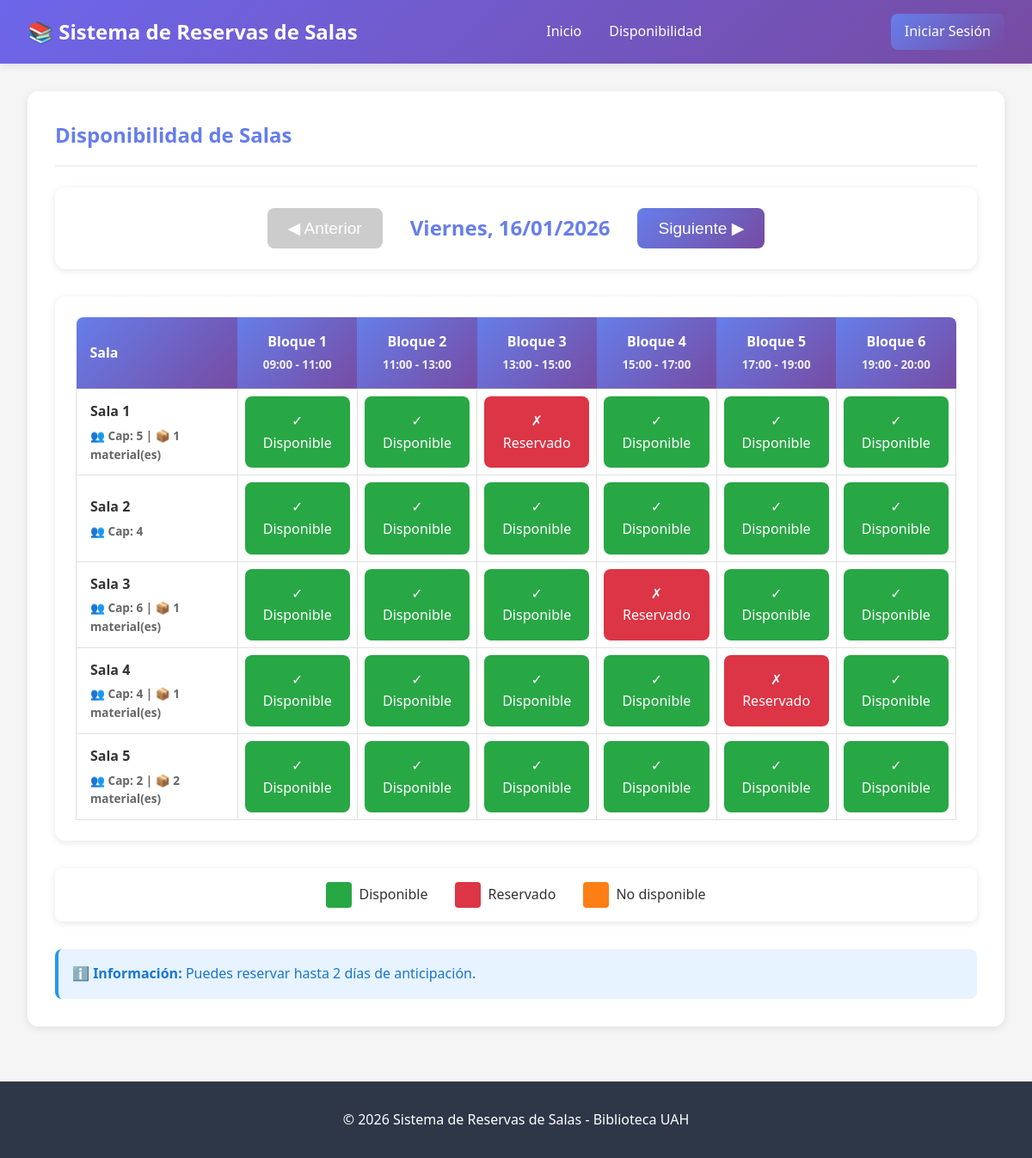
/reservas/disponibilidad/, run on the app's committed database.
### reservas/models.py (models this page shows, shortened)
class TimeBlock(models.Model):
    DAYS_OF_WEEK = [
        ('monday', 'Lunes'),
        ('tuesday', 'Martes'),
        ('wednesday', 'Miércoles'),
        ('thursday', 'Jueves'),
        ('friday', 'Viernes'),
        ('saturday', 'Sábado'),
        ('sunday', 'Domingo'),
    ]
    name = models.CharField(
        max_length=50,
        verbose_name="Nombre del bloque",
        help_text="Ej: Bloque 1, Bloque Mañana, Sábado Tarde"
    )
    day_of_week = models.CharField(
        max_length=10,
        choices=DAYS_OF_WEEK,
        verbose_name="Día de la semana",
        help_text="Día al que aplica este bloque horario"
    )
    start_time = models.TimeField(verbose_name="Hora inicio")
    end_time = models.TimeField(verbose_name="Hora fin")
    is_active = models.BooleanField(default=True, verbose_name="Activo")
    created_at = models.DateTimeField(auto_now_add=True)
    updated_at = models.DateTimeField(auto_now=True)
    class Meta:
        verbose_name = "Bloque Horario"
        verbose_name_plural = "Bloques Horarios"
        ordering = ['day_of_week', 'start_time']
        unique_together = ['day_of_week', 'start_time', 'end_time']

class Room(models.Model):
    name = models.CharField(max_length=100, verbose_name="Nombre de la sala")
    capacity = models.PositiveIntegerField(verbose_name="Capacidad (personas)")
    location = models.CharField(max_length=200, verbose_name="Ubicación")
    available_materials = models.ManyToManyField(
        Material,
        blank=True,
        verbose_name="Materiales disponibles",
        related_name="rooms"
    )
    is_public = models.BooleanField(
        default=True,
        verbose_name="Sala pública",
        help_text="Si está desmarcado, solo el admin puede reservar esta sala"
    )
    is_active = models.BooleanField(default=True, verbose_name="Activa")
    created_at = models.DateTimeField(auto_now_add=True)
    updated_at = models.DateTimeField(auto_now=True)
    class Meta:
        verbose_name = "Sala"
        verbose_name_plural = "Salas"
        ordering = ['name']

### reservas/views.py (the view)
# urls.py: path('disponibilidad/', views.disponibilidad, name='disponibilidad'),
def disponibilidad(request):
    fecha_str = request.GET.get('fecha', date.today().isoformat())
    try:
        fecha_seleccionada = datetime.strptime(fecha_str, '%Y-%m-%d').date()
    except ValueError:
        fecha_seleccionada = date.today()
    if fecha_seleccionada < date.today():
        fecha_seleccionada = date.today()
    reglas = ReservationRules.objects.first()
    max_dias_anticipacion = reglas.max_days_in_advance if reglas else 2
    fecha_maxima = date.today() + timedelta(days=max_dias_anticipacion)
    if fecha_seleccionada > fecha_maxima:
        fecha_seleccionada = fecha_maxima
    dias_semana = ['monday', 'tuesday', 'wednesday', 'thursday', 'friday', 'saturday', 'sunday']
    dia_semana = dias_semana[fecha_seleccionada.weekday()]
    dias_espanol = ['Lunes', 'Martes', 'Miércoles', 'Jueves', 'Viernes', 'Sábado', 'Domingo']
    nombre_dia_espanol = dias_espanol[fecha_seleccionada.weekday()]
    if request.user.is_authenticated:
            salas = get_available_rooms_for_user(request.user).order_by('name')
    else:
            salas = Room.objects.filter(is_public=True, is_active=True).order_by('name')
    bloques = TimeBlock.objects.filter(
        day_of_week=dia_semana,
        is_active=True
    ).order_by('start_time')
    disponibilidad_grid = []
    for sala in salas:
        fila = {
            'sala': sala,
            'bloques': []
        }
        for bloque in bloques:
            reserva = Reservation.objects.filter(
                room=sala,
                date=fecha_seleccionada,
                time_block=bloque,
                status__in=['pending', 'confirmed']
            ).first()
            bloqueada = RoomUnavailability.objects.filter(
                Q(room=sala, date=fecha_seleccionada, time_block=bloque) |
                Q(room=sala, date=fecha_seleccionada, time_block__isnull=True)  # Bloqueada todo el día
            ).exists()
            if bloqueada:
                estado = 'bloqueado'
            elif reserva:
                estado = 'reservado'
            else:
                estado = 'disponible'
            fila['bloques'].append({
                'bloque': bloque,
                'estado': estado,
                'reserva': reserva
            })
        disponibilidad_grid.append(fila)
    fecha_anterior = fecha_seleccionada - timedelta(days=1)
    fecha_siguiente = fecha_seleccionada + timedelta(days=1)
    if fecha_anterior < date.today():
        fecha_anterior = None
    if fecha_siguiente > fecha_maxima:
        fecha_siguiente = None
    context = {
        'fecha_seleccionada': fecha_seleccionada,
        'nombre_dia_espanol': nombre_dia_espanol,
        'fecha_anterior': fecha_anterior,
        'fecha_siguiente': fecha_siguiente,
        'bloques': bloques,
        'disponibilidad_grid': disponibilidad_grid,
        'max_dias_anticipacion': max_dias_anticipacion,
    }
    return render(request, 'reservas/disponibilidad.html', context)

### reservas/templates/reservas/disponibilidad.html (shortened to what this page needs)
{% extends 'reservas/base.html' %}
{% block content %}
<div class="card">
    <div class="card-header">
        <h2> Disponibilidad de Salas</h2>
    </div>
    <div class="date-selector">
        {% if fecha_anterior %}
        <a href="?fecha={{ fecha_anterior|date:'Y-m-d' }}">
            <button>◀ Anterior</button>
        </a>
        {% else %}
        <button disabled>◀ Anterior</button>
        {% endif %}
        <div class="current-date">
            {{ nombre_dia_espanol }}, {{ fecha_seleccionada|date:"d/m/Y" }}
        </div>
        {% if fecha_siguiente %}
        <a href="?fecha={{ fecha_siguiente|date:'Y-m-d' }}">
            <button>Siguiente ▶</button>
        </a>
        {% else %}
        <button disabled>Siguiente ▶</button>
        {% endif %}
    </div>
    <div class="grid-container">
        {% if bloques %}
        <table class="availability-grid">
            <thead>
                <tr>
                    <th>Sala</th>
                    {% for bloque in bloques %}
                    <th>
                        {{ bloque.name }}<br>
                        <small style="opacity: 0.9;">{{ bloque.start_time|time:"H:i" }} - {{ bloque.end_time|time:"H:i" }}</small>
                    </th>
                    {% endfor %}
                </tr>
            </thead>
            <tbody>
                {% for fila in disponibilidad_grid %}
                <tr>
                    <td class="room-name">
                        <div>{{ fila.sala.name }}</div>
                        <div class="room-details">
                            👥 Cap: {{ fila.sala.capacity }}
                            {% if fila.sala.available_materials.exists %}
                            | 📦 {{ fila.sala.available_materials.count }} material(es)
                            {% endif %}
                        </div>
                    </td>
                    {% for slot in fila.bloques %}
                    <td>
                        {% if slot.estado == 'disponible' %}
                            {% if user.is_authenticated %}
                            <a href="{% url 'reservas:reservar' fila.sala.id slot.bloque.id fecha_seleccionada|date:'Y-m-d' %}" style="text-decoration: none;">
                                <div class="time-slot disponible">
                                    ✓ Disponible
                                </div>
                            </a>
                            {% else %}
                            <div class="time-slot disponible" onclick="alert('Debes iniciar sesión para reservar')">
                                ✓ Disponible
                            </div>
                            {% endif %}
                        {% elif slot.estado == 'reservado' %}
                            <div class="time-slot reservado">
                                ✗ Reservado
                            </div>
                        {% elif slot.estado == 'bloqueado' %}
                            <div class="time-slot bloqueado">
                                ⊘ No disponible
                            </div>
                        {% endif %}
                    </td>
                    {% endfor %}
                </tr>
                {% endfor %}
            </tbody>
        </table>
        {% else %}
        <div class="no-data">
            <p style="font-size: 1.2rem;"> No hay bloques horarios configurados para este día</p>
        </div>
        {% endif %}
    </div>
    <div class="legend">
        <div class="legend-item">
            <div class="legend-box" style="background-color: #28a745;"></div>
            <span>Disponible</span>
        </div>
        <div class="legend-item">
            <div class="legend-box" style="background-color: #dc3545;"></div>
            <span>Reservado</span>
        </div>
        <div class="legend-item">
            <div class="legend-box" style="background-color: #fd7e14;"></div>
            <span>No disponible</span>
        </div>
    </div>
    <div style="margin-top: 2rem; padding: 1rem; background-color: #e7f3ff; border-radius: 8px; border-left: 4px solid #2196F3;">
        <p style="color: #1976D2;">
            ℹ️ <strong>Información:</strong> Puedes reservar hasta {{ max_dias_anticipacion }} días de anticipación.
        </p>
    </div>
</div>
{% endblock %}

### reservas/templates/reservas/base.html (style rules this page uses)
* { margin: 0; padding: 0; box-sizing: border-box; }
body { font-family: 'Segoe UI', Tahoma, Geneva, Verdana, sans-serif; background-color: #f5f5f5; color: #333; line-height: 1.6; }
.card { background: white; border-radius: 12px; padding: 2rem; box-shadow: 0 2px 8px rgba(0,0,0,0.1); margin-bottom: 2rem; }
.card-header { border-bottom: 2px solid #f0f0f0; padding-bottom: 1rem; margin-bottom: 1.5rem; }
.card-header h2 { font-size: 1.5rem; color: #667eea; }

### reservas/templates/reservas/disponibilidad.html (style rules this page uses)
.date-selector { display: flex; justify-content: center; align-items: center; gap: 2rem; margin-bottom: 2rem; background: white; padding: 1.5rem; border-radius: 12px; box-shadow: 0 2px 8px rgba(0,0,0,0.1); }
.date-selector button { background: linear-gradient(135deg, #667eea 0%, #764ba2 100%); color: white; border: none; padding: 0.75rem 1.5rem; border-radius: 8px; font-size: 1.2rem; cursor: pointer; transition: transform 0.2s; }
.date-selector button:disabled { background: #ccc; cursor: not-allowed; }
.current-date { font-size: 1.5rem; font-weight: bold; color: #667eea; }
.grid-container { overflow-x: auto; background: white; border-radius: 12px; padding: 1.5rem; box-shadow: 0 2px 8px rgba(0,0,0,0.1); }
.availability-grid { min-width: 900px; border-collapse: collapse; width: 100%; }
.availability-grid th { background: linear-gradient(135deg, #667eea 0%, #764ba2 100%); color: white; padding: 1rem; text-align: center; font-weight: 600; position: sticky; top: 0; z-index: 10; }
.availability-grid th:first-child { border-top-left-radius: 8px; min-width: 150px; text-align: left; }
.availability-grid th:last-child { border-top-right-radius: 8px; }
.availability-grid td { padding: 0.5rem; text-align: center; border: 1px solid #e0e0e0; }
.room-name { font-weight: 600; color: #333; text-align: left !important; padding-left: 1rem !important; }
.room-details { font-size: 0.85rem; color: #666; margin-top: 0.25rem; }
.time-slot { padding: 1rem; border-radius: 8px; cursor: pointer; transition: all 0.3s; font-weight: 500; min-height: 60px; display: flex; align-items: center; justify-content: center; }
.time-slot.disponible { background-color: #28a745; color: white; }
.time-slot.reservado { background-color: #dc3545; color: white; cursor: not-allowed; }
.legend { display: flex; justify-content: center; gap: 2rem; margin-top: 2rem; padding: 1rem; background: white; border-radius: 8px; box-shadow: 0 2px 8px rgba(0,0,0,0.1); }
.legend-item { display: flex; align-items: center; gap: 0.5rem; }
.legend-box { width: 30px; height: 30px; border-radius: 4px; }

### data on the page
TimeBlock: name "Bloque 1", start_time "09:00", end_time "11:00", shows "✓ Disponible"
TimeBlock: name "Bloque 2", start_time "11:00", end_time "13:00", shows "✓ Disponible"
TimeBlock: name "Bloque 3", start_time "13:00", end_time "15:00", shows "✗ Reservado", shows "✓ Disponible"
TimeBlock: name "Bloque 4", start_time "15:00", end_time "17:00", shows "✓ Disponible", shows "✗ Reservado"
TimeBlock: name "Bloque 5", start_time "17:00", end_time "19:00", shows "✓ Disponible", shows "✗ Reservado"
TimeBlock: name "Bloque 6", start_time "19:00", end_time "20:00", shows "✓ Disponible"
Room: sala.name "Sala 1", sala.capacity "5", sala.available_materials.count "1"
Room: sala.name "Sala 2", sala.capacity "4"
Room: sala.name "Sala 3", sala.capacity "6", sala.available_materials.count "1"
Room: sala.name "Sala 4", sala.capacity "4", sala.available_materials.count "1"
Room: sala.name "Sala 5", sala.capacity "2", sala.available_materials.count "2"

### other printed values
{{ nombre_dia_espanol }} "Viernes"
{{ fecha_seleccionada|date:"d/m/Y" }} "16/01/2026"
{{ max_dias_anticipacion }} "2"
